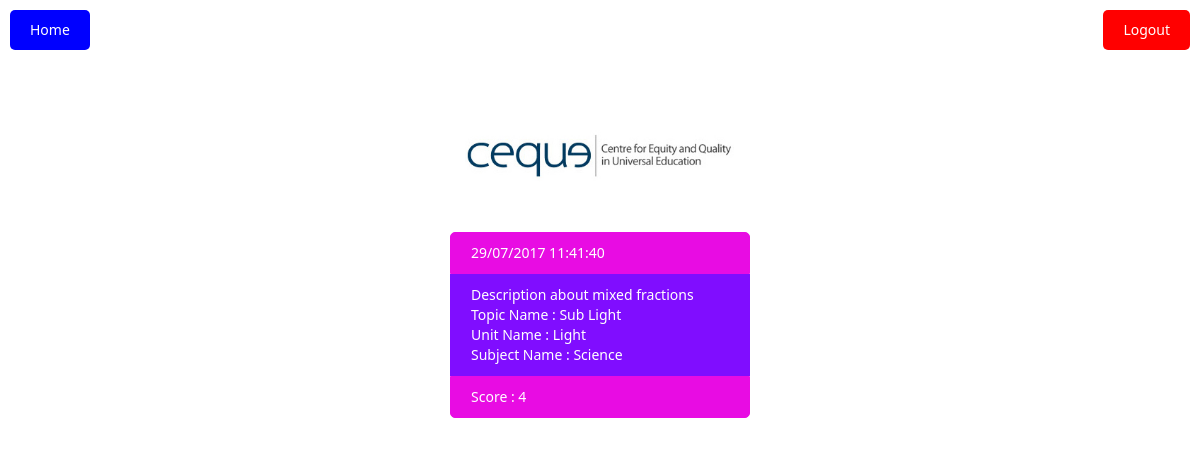
/server/admin/view.php?lp=4, run on the app's committed database.
### tables this page shows
CREATE TABLE `lesson_plan` (
  `id` int(11) NOT NULL,
  `user_id` int(11) NOT NULL,
  `topic_id` int(11) DEFAULT NULL,
  `description` text,
  `image_url` text,
  `timestamp` int(11) DEFAULT NULL,
  `score` int(11) DEFAULT NULL
);

CREATE TABLE `topic` (
  `id` int(11) NOT NULL,
  `topic_name` varchar(100) NOT NULL,
  `unit_id` int(11) NOT NULL
);

CREATE TABLE `unit` (
  `id` int(11) NOT NULL,
  `unit_name` varchar(100) NOT NULL,
  `sub_id` int(11) NOT NULL
);

CREATE TABLE `subject` (
  `id` int(11) NOT NULL,
  `sub_name` varchar(100) NOT NULL
);

### server/functions.php (called while the page is built, shortened)
<?php
function getTopicName($conn, $t_id) {
    $query = "SELECT topic_name FROM topic WHERE id=".$t_id;
    $result = mysqli_query($conn, $query);
    $row = mysqli_fetch_assoc($result);
    return $row['topic_name'];
}
function getUnitName($conn, $u_id) {
    $query = "SELECT unit_name FROM unit WHERE id=".$u_id;
    $result = mysqli_query($conn, $query);
    $row = mysqli_fetch_assoc($result);
    return $row['unit_name'];
}
function getSubjectName($conn, $s_id) {
    $query = "SELECT sub_name FROM subject WHERE id=".$s_id;
    $result = mysqli_query($conn, $query);
    $row = mysqli_fetch_assoc($result);
    return $row['sub_name'];
}
function getSubjectID($conn, $u_id) {
    $query = "SELECT sub_id FROM unit WHERE id=".$u_id;
    $result = mysqli_query($conn, $query);
    $row = mysqli_fetch_assoc($result);
    return $row['sub_id'];
}
function getUnitID($conn, $t_id) {
    $query = "SELECT unit_id FROM topic WHERE id=".$t_id;
    $result = mysqli_query($conn, $query);
    $row = mysqli_fetch_assoc($result);
    return $row['unit_id'];
}

### server/admin/view.php (the view, shortened to what this page needs)
<?php
require '../functions.php';
$feedBackGiven = "";
$conn = mysqli_connect($dbConfig['dbhost'],$dbConfig['dbuser'],$dbConfig['dbpass'],$dbConfig['dbname']);
$id = filter_input(INPUT_GET, "lp", FILTER_SANITIZE_STRING);
if ( $id != "" ) {
    $sql = "SELECT * FROM `lesson_plan` WHERE id=".$id;
    $result = $conn->query($sql);
    if ($result->num_rows > 0) {
        while($row = $result->fetch_assoc()) {
            $id = $row['id'];
            $description = $row['description'];
            $timestamp = $row['timestamp'];
            $score = $row['score'];
            $topic_name = getTopicName($conn, $id);
            $u_id = getUnitID($conn, $id);
            $unit_name = getUnitName($conn, $u_id);
            $s_id = getSubjectID($conn, $u_id);
            $sub_name = getSubjectName($conn, $s_id);
            $feedBackGiven = '<div class="listLPShow showData">
                        <div class="header">'.date("d/m/Y H:i:s", $timestamp).'</div>
                        <div class="body">
                            <div class="desc">'.$description.'</div>
                            <div class="otherData">Topic Name : '.$topic_name.'<br>Unit Name : '.$unit_name.'<br>Subject Name : '.$sub_name.'</div>
                        </div>
                        <div class="footer">
                            Score : '.$score.'
                        </div>
                    </div><br>';
        }
    }
}
?>
<!DOCTYPE html>
<html>
    <head>
        <link rel="stylesheet" href="https://maxcdn.bootstrapcdn.com/bootstrap/3.3.7/css/bootstrap.min.css">
        <link rel="stylesheet" href="../css/styles.css">
    </head>
    <body>
        <div style="float: left; margin: 10px; padding: 10px 20px; background: blue; border-radius: 5px;"><a style="color: white;" href="index.php">Home</a></div>
        <div style="float: right; margin: 10px; padding: 10px 20px; background: red; border-radius: 5px;"><a style="color: white;" href="logout.php">Logout</a></div>
        <div class="clearfix"></div>
        <br>
        <div class="container">
            <div class="logo"><img src="../images/logo.png"></div>
            <div class="bodyContainer" align="center">
                <?php
                    echo $feedBackGiven;
                 ?>
            </div>
        </div>
    </body>
</html>

### server/css/styles.css (style rules this page uses)
* { font-family: "Segoe UI", Tahoma; }
html, body { margin: 0; padding: 0; }
.logo { font-size: 28px; margin: 50px 10px 100px 10px; width: 300px; max-width: 90%; text-align: center; margin: 0 auto; }
.logo img { max-width: 100%; margin: 0 auto; display: block; width: 300px; margin: 50px 0px; }
.bodyContainer { width: 300px; max-width: 90%; margin: 0 auto; }
.showData { text-align: left; }
.showData .header { padding: 10px 20px; background: #E80CE3; border-top-left-radius: 5px; border-top-right-radius: 5px; border: 1px solid #E80CE3; color: #fff; }
.showData .body { padding: 10px 20px; background: #800DFF; border: 1px solid #800DFF; color: #fff; }
.showData .footer { padding: 10px 20px; background: #E80CE3; border-bottom-left-radius: 5px; border-bottom-right-radius: 5px; border: 1px solid #E80CE3; color: #fff; }

### data on the page
lesson_plan: timestamp "29/07/2017 11:41:40", description "Description about mixed fractions", id.topic_name "Sub Light", id.unit_name "Light", score "4"
topic: unit.sub_name "Science"
